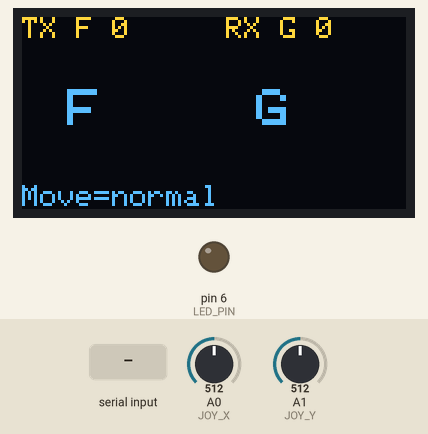
The sketch below on a simulated Arduino Uno, built with avr-gcc and run on an emulated ATmega328P. Shown: 128×64 one-colour display, output pins drawn as LEDs (lit = HIGH). The test bench sets the inputs (shaded band); at power-on: A1 (JOY_Y) = 512, A0 (JOY_X) = 512. The OLED is the two-colour kind (top 16 rows yellow).

Above: at 1.2 s.
1.3 s: A1 (JOY_Y) set to 326
At 1.34 s:
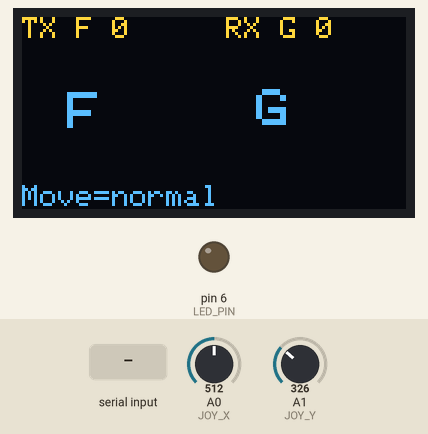
3.0 s: A1 (JOY_Y) set to 308
At 4.9 s:
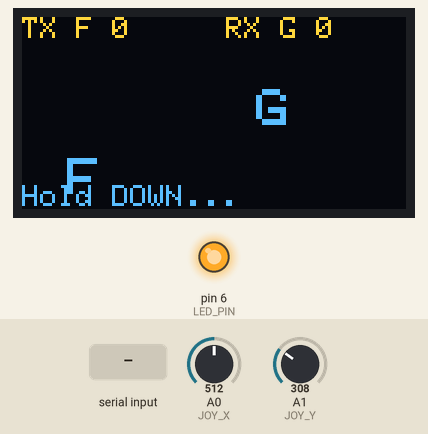
5.5 s: A0 (JOY_X) set to 688
7.6 s: A0 (JOY_X) set to 719
At 9.7 s:
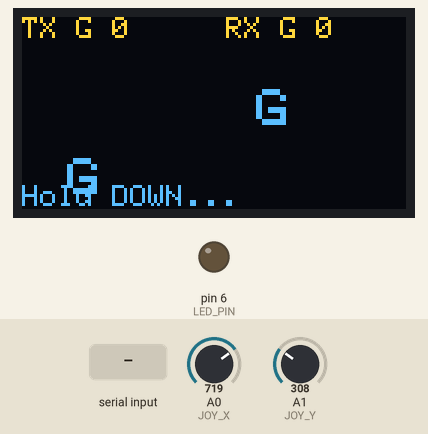
10.0 s: "(\n" received over the second serial link
At 10.1 s:
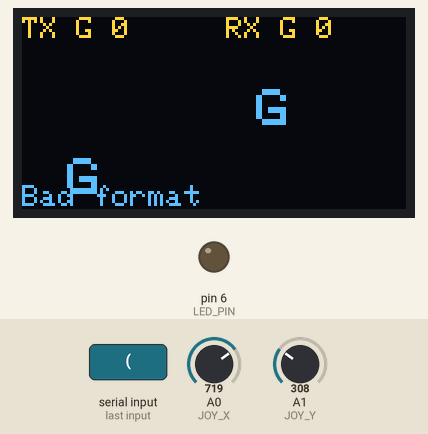
11.6 s: A1 (JOY_Y) set to 511
At 12.3 s:
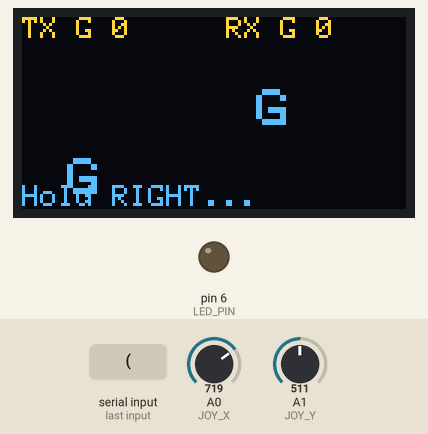
Timing chart, 0 to 14.1 s (numbered marks = the images above; inputs shaded):
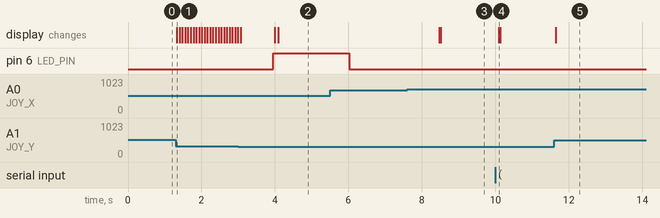

The sketch:

image_manipulation_ble.ino
```cpp
#include <Wire.h>
#include <Adafruit_GFX.h>
#include <Adafruit_SSD1306.h>
#include <SoftwareSerial.h>

// ================= OLED CONFIGURATION =================
#define SCREEN_WIDTH 128
#define SCREEN_HEIGHT 64
#define OLED_RESET -1

// ================= PIN DEFINITIONS =================
#define JOY_X A0
#define JOY_Y A1
#define BT_RX 2
#define BT_TX 3
#define LED_PIN 6

Adafruit_SSD1306 display(SCREEN_WIDTH, SCREEN_HEIGHT, &Wire, OLED_RESET);
SoftwareSerial BT(BT_RX, BT_TX);

// ================= LETTER BITMAP DATA =================
const byte letters[8][5] = {
  {B0111111, B0001001, B0001001, B0001001, B0000001}, // F
  {B0011110, B0100001, B0101001, B0101001, B0111010}, // G
  {B0010000, B0100000, B0100001, B0011111, B0000001}, // J
  {B0111111, B0001000, B0010100, B0100010, B0000001}, // K
  {B0111111, B0100000, B0100000, B0100000, B0100000}, // L
  {B0111111, B0001001, B0001001, B0001001, B0000110}, // P
  {B0011110, B0100001, B0101001, B0010001, B0101110}, // Q
  {B0111111, B0001001, B0011001, B0010101, B0100010}  // R
};

const char letterNames[8] = {'F','G','J','K','L','P','Q','R'};

// ================= LOCAL IMAGE STATE =================
int txLetter = 0;        // Local/current selected letter
int txAngleIndex = 0;    // 0,1,2,3 -> 0,90,180,270
int txX = 15;            // Local image X position
int txY = 24;            // Local image Y position

// ================= RECEIVED IMAGE STATE =================
int rxLetter = 1;        // Received/stored letter
int rxAngle = 0;         // Received angle in degrees
int rxX = 78;            // Received image X position
int rxY = 24;            // Received image Y position

const int scale = 2;

// ================= JOYSTICK CHARACTERISTICS =================
// Based on the measured joystick values
const int centerX = 512;
const int centerY = 506;
const int MOVE_OFFSET = 70;    // Moderate tilt = movement
const int HOLD_OFFSET = 190;   // Strong tilt = special action

// ================= HOLD TIMERS =================
unsigned long rightHoldStart = 0;
unsigned long leftHoldStart  = 0;
unsigned long downHoldStart  = 0;

bool rightTriggered = false;
bool leftTriggered  = false;
bool downTriggered  = false;

// ================= LED TIMER =================
// LED stays ON until millis() reaches ledOffTime
unsigned long ledOffTime = 0;

// ================= COMMUNICATION STATE =================
String statusText = "Ready";
String inputBuffer = "";

// ================= HELPER: LETTER CHAR TO INDEX =================
int findLetterIndex(char c) {
  for (int i = 0; i < 8; i++) {
    if (letterNames[i] == c) return i;
  }
  return 0; // Default to F if unknown
}

// ================= FUNCTION: TURN LED ON FOR 2 SECONDS =================
void triggerLED() {
  digitalWrite(LED_PIN, HIGH);     // Turn LED ON
  ledOffTime = millis() + 2000;    // Keep it ON for 2000 ms
}

// ================= FUNCTION: TURN LED OFF WHEN TIME EXPIRES =================
void updateLED() {
  if (ledOffTime != 0 && millis() >= ledOffTime) {
    digitalWrite(LED_PIN, LOW);    // Turn LED OFF
    ledOffTime = 0;
  }
}

// ================= FUNCTION: DRAW ROTATED LETTER =================
void drawRotatedLetter5x7(const byte letter[5], int x, int y, int scale, int angle) {
  for (int col = 0; col < 5; col++) {
    for (int row = 0; row < 7; row++) {
      if (letter[col] & (1 << row)) {
        int px, py;

        if (angle == 0) {
          px = x + col * scale;
          py = y + row * scale;
        }
        else if (angle == 90) {
          px = x + (6 - row) * scale;
          py = y + col * scale;
        }
        else if (angle == 180) {
          px = x + (4 - col) * scale;
          py = y + (6 - row) * scale;
        }
        else { // 270 degrees
          px = x + row * scale;
          py = y + (4 - col) * scale;
        }

        display.fillRect(px, py, scale, scale, SSD1306_WHITE);
      }
    }
  }
}

// ================= FUNCTION: UPDATE OLED DISPLAY =================
void updateDisplay() {
  display.clearDisplay();
  display.setTextSize(1);
  display.setTextColor(SSD1306_WHITE);

  // Local/transmit image info
  display.setCursor(0, 0);
  display.print("TX ");
  display.print(letterNames[txLetter]);
  display.print(" ");
  display.print(txAngleIndex * 90);

  // Received image info
  display.setCursor(68, 0);
  display.print("RX ");
  display.print(letterNames[rxLetter]);
  display.print(" ");
  display.print(rxAngle);

  // Draw local image on left half
  drawRotatedLetter5x7(letters[txLetter], txX, txY, scale, txAngleIndex * 90);

  // Draw received image on right half
  drawRotatedLetter5x7(letters[rxLetter], rxX, rxY, scale, rxAngle);

  // Status line
  display.setCursor(0, 56);
  display.print(statusText);

  display.display();
}

// ================= FUNCTION: SEND LOCAL DATA TO ANDROID =================
// Packet format: (F,30,20,180)
void sendCurrentData() {
  String msg = "(";
  msg += letterNames[txLetter];
  msg += ",";
  msg += String(txX);
  msg += ",";
  msg += String(txY);
  msg += ",";
  msg += String(txAngleIndex * 90);
  msg += ")";

  BT.println(msg);        // Send data to Android
  statusText = "Sent";
  triggerLED();           // LED ON for 2 seconds on send
  updateDisplay();
}

// ================= FUNCTION: PARSE INCOMING PACKET =================
// Expected format from Android: (F,30,20,180)
void parseIncoming(String line) {
  line.trim();

  // Packet must start with '(' and end with ')'
  if (!line.startsWith("(") || !line.endsWith(")")) {
    statusText = "Bad format";
    updateDisplay();
    return;
  }

  // Remove opening and closing brackets
  line.remove(0, 1);
  line.remove(line.length() - 1);

  // Find comma positions
  int p1 = line.indexOf(',');
  int p2 = line.indexOf(',', p1 + 1);
  int p3 = line.indexOf(',', p2 + 1);

  if (p1 < 0 || p2 < 0 || p3 < 0) {
    statusText = "Bad packet";
    updateDisplay();
    return;
  }

  // Split fields
  String letterStr = line.substring(0, p1);
  String xStr      = line.substring(p1 + 1, p2);
  String yStr      = line.substring(p2 + 1, p3);
  String angleStr  = line.substring(p3 + 1);

  if (letterStr.length() == 0) {
    statusText = "Bad letter";
    updateDisplay();
    return;
  }

  char receivedChar = letterStr.charAt(0);
  int receivedX = xStr.toInt();
  int receivedY = yStr.toInt();
  int receivedAngle = angleStr.toInt();

  // Store received image data
  rxLetter = findLetterIndex(receivedChar);
  rxAngle = receivedAngle % 360;

  // Keep received image on right half so both images remain visible
  rxX = constrain(receivedX, 64, 108);
  rxY = constrain(receivedY, 16, 50);

  statusText = "Recv:";
  statusText += receivedChar;

  triggerLED();           // LED ON for 2 seconds on receive
  updateDisplay();
}

void setup() {
  // Start Bluetooth serial
  BT.begin(9600);

  // Configure LED output
  pinMode(LED_PIN, OUTPUT);
  digitalWrite(LED_PIN, LOW);

  // Start OLED
  if (!display.begin(SSD1306_SWITCHCAPVCC, 0x3C)) {
    while (1);
  }

  statusText = "Move=normal";
  updateDisplay();
}

void loop() {
  // ================= JOYSTICK CONTROL =================
  int xVal = analogRead(JOY_X);
  int yVal = analogRead(JOY_Y);

  // Convert raw joystick values into offsets from the center
  int dx = xVal - centerX;
  int dy = yVal - centerY;

  unsigned long now = millis();
  bool moved = false;

  // ---------------- HOLD RIGHT = NEXT LETTER ----------------
  if (dx >= HOLD_OFFSET) {
    statusText = "Hold RIGHT...";

    if (rightHoldStart == 0) {
      rightHoldStart = now;
    } else if ((now - rightHoldStart >= 800) && !rightTriggered) {
      txLetter = (txLetter + 1) % 8;
      rightTriggered = true;
      statusText = "Letter changed";
      updateDisplay();
    }
  } else {
    rightHoldStart = 0;
    rightTriggered = false;
  }

  // ---------------- HOLD LEFT = ROTATE LETTER ----------------
  if (dx <= -HOLD_OFFSET) {
    statusText = "Hold LEFT...";

    if (leftHoldStart == 0) {
      leftHoldStart = now;
    } else if ((now - leftHoldStart >= 800) && !leftTriggered) {
      txAngleIndex = (txAngleIndex + 1) % 4;
      leftTriggered = true;
      statusText = "Angle changed";
      updateDisplay();
    }
  } else {
    leftHoldStart = 0;
    leftTriggered = false;
  }

  // ---------------- HOLD DOWN = SEND DATA ----------------
  if (dy <= -HOLD_OFFSET) {
    statusText = "Hold DOWN...";

    if (downHoldStart == 0) {
      downHoldStart = now;
    } else if ((now - downHoldStart >= 900) && !downTriggered) {
      sendCurrentData();
      downTriggered = true;
    }
  } else {
    downHoldStart = 0;
    downTriggered = false;
  }

  // If any hold gesture is active, block normal movement
  bool holdActive = (dx >= HOLD_OFFSET) || (dx <= -HOLD_OFFSET) || (dy <= -HOLD_OFFSET);

  // ---------------- NORMAL MOVEMENT ----------------
  if (!holdActive) {
    statusText = "Move=normal";

    // Horizontal movement
    if (dx <= -MOVE_OFFSET) {
      txX--;
      moved = true;
    } else if (dx >= MOVE_OFFSET) {
      txX++;
      moved = true;
    }

    // Vertical movement
    if (dy <= -MOVE_OFFSET) {
      txY++;
      moved = true;
    } else if (dy >= MOVE_OFFSET) {
      txY--;
      moved = true;
    }
  }

  // Keep local image on the left half of the OLED
  txX = constrain(txX, 0, 44);
  txY = constrain(txY, 16, 50);

  if (moved || holdActive) {
    updateDisplay();
    delay(45);
  }

  // ================= BLUETOOTH RECEIVE =================
  while (BT.available()) {
    char c = BT.read();

    if (c == '\n') {
      parseIncoming(inputBuffer);
      inputBuffer = "";
    } else if (c != '\r') {
      inputBuffer += c;
    }
  }

  // ================= LED TIMER UPDATE =================
  updateLED();
}
```

Measured:
- the behaviour switches between 317 and 316 on A1 (JOY_Y) (found by bisection; images 1 and 2)
- the behaviour switches between 701 and 702 on A0 (JOY_X) (found by bisection; images 2 and 3)
- after the input at 1.3 s, the display: changes at once (image 1)
- after the input at 3.0 s, pin 6 (LED_PIN): LOW → HIGH after 0.96 s; the display: changes after 0.07 s (image 2)
- after the input at 7.6 s, the display: first changes after 0.88 s (image 3 shows a later state)
- after the input at 10.0 s, the display: changes after 0.10 s (image 4)
- after the input at 11.6 s, the display: changes at once (image 5)
